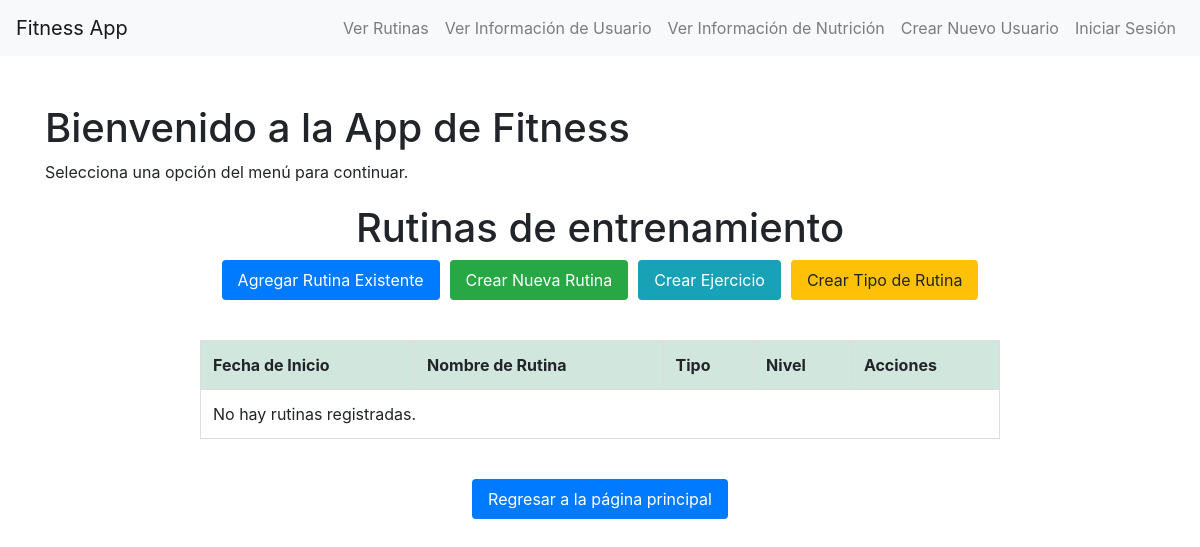
The app's page /rutinas/rutinas/, older data.
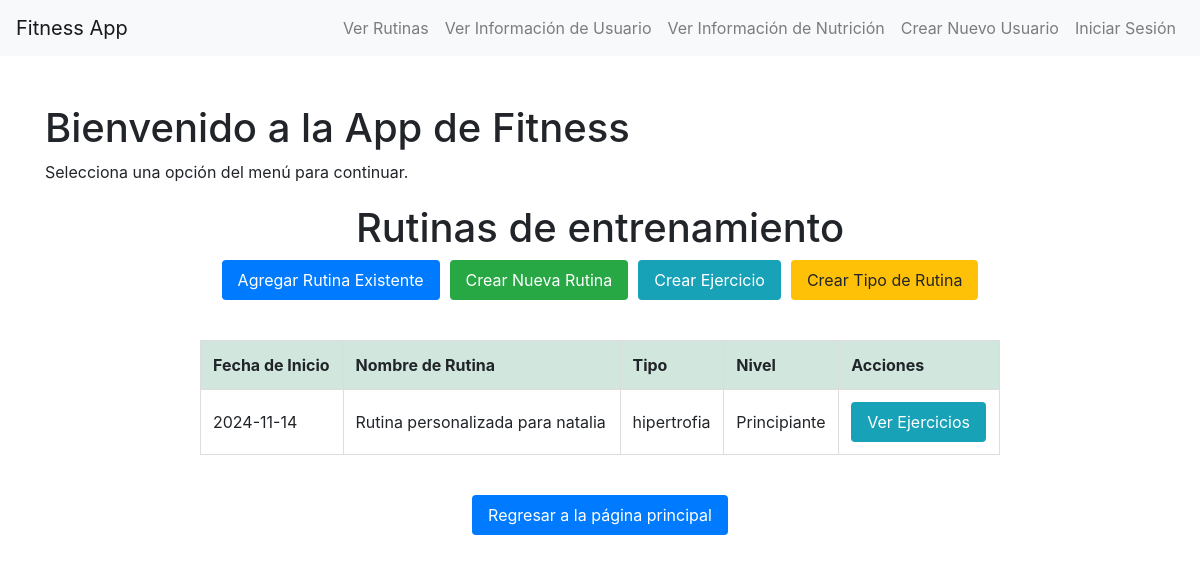
The same page, newer data.
### rutinas/models.py (models this page shows, shortened)
class Rutina(models.Model):
    NIVEL_CHOICES = [
        ('Principiante', 'Principiante'),
        ('Intermedio', 'Intermedio'),
        ('Avanzado', 'Avanzado')
    ]
    nombre = models.CharField(max_length=200, default="sin nombre")
    tipo = models.ForeignKey(TipoRutina, on_delete=models.CASCADE,
                           related_name='rutinas',
                           verbose_name="Tipo de Rutina",
                           default=1)
    descripcion = models.TextField()
    nivel = models.CharField(max_length=20, choices=NIVEL_CHOICES, default='Principiante')
    duracion_estimada = models.DurationField(help_text="Duración estimada de la rutina", default=0)
    calorias_estimadas = models.PositiveIntegerField(
        help_text="Calorías estimadas a quemar",
        null=True,
        blank=True
    )
    usuario_creador = models.ForeignKey(
        User,
        on_delete=models.CASCADE,
        related_name='rutinas_creadas',
        default="no se conoce"
    )
    fecha_creacion = models.DateTimeField(default=timezone.now)
    ultima_modificacion = models.DateTimeField(auto_now=True)
    activa = models.BooleanField(default=True)
    class Meta:
        verbose_name = "Rutina"
        verbose_name_plural = "Rutinas"
        ordering = ['-fecha_creacion']

class TipoRutina(models.Model):
    nombre_tipo = models.CharField(max_length=100)
    descripcion = models.TextField()
    created_at = models.DateTimeField(default=timezone.now)
    updated_at = models.DateTimeField(auto_now=True)
    class Meta:
        verbose_name = "Tipo de Rutina"
        verbose_name_plural = "Tipos de Rutinas"
        ordering = ['nombre_tipo']
    def __str__(self):
        return self.nombre_tipo

### rutinas/views.py (the view)
# urls.py: path('rutinas/', views.ver_rutinas, name='index'),  # Ruta para la vista principal de rutina path('agregar/', views.agregar_rutina, name='agregar_rutina'),
def ver_rutinas(request):
    rutinas = Rutina.objects.all()  # Obtén todas las rutinas de la base de datos
    return render(request, 'rutinas.html', {'rutinas': rutinas})

### rutinas/templates/rutinas.html (shortened to what this page needs)
{% extends 'index.html' %}
{% block content %}
<!DOCTYPE html>
<html>
<head>
</head>
<body>
    <div class="routine-container">
        <h1>Rutinas de entrenamiento</h1>
        <div class="action-buttons">
            <button class="btn btn-primary" onclick="showModal('addExistingRoutineModal')">Agregar Rutina Existente</button>
            <button class="btn btn-success" onclick="showModal('createRoutineModal')">Crear Nueva Rutina</button>
            <button class="btn btn-info" onclick="showModal('createExerciseModal')">Crear Ejercicio</button>
            <button class="btn btn-warning" onclick="showModal('createRoutineTypeModal')">Crear Tipo de Rutina</button>
        </div>
        <table>
            <thead>
                <tr>
                    <th>Fecha de Inicio</th>
                    <th>Nombre de Rutina</th>
                    <th>Tipo</th>
                    <th>Nivel</th>
                    <th>Acciones</th>
                </tr>
            </thead>
            <tbody>
                {% if rutinas %}
                    {% for rutina in rutinas %}
                    <tr>
                        <td>{{ rutina.fecha_creacion|date:"Y-m-d" }}</td>
                        <td>{{ rutina.nombre }}</td>
                        <td>{{ rutina.tipo }}</td>
                        <td>{{ rutina.nivel }}</td>
                        <td>
                            <button class="btn btn-info" onclick="verEjercicios({{ rutina.id }})">Ver Ejercicios</button>
                        </td>
                    </tr>
                    {% endfor %}
                {% else %}
                    <tr>
                        <td colspan="5" class="no-data">No hay rutinas registradas.</td>
                    </tr>
                {% endif %}
            </tbody>
        </table>
    </div>
    <a href="{% url 'index' %}" class="btn btn-primary" style="display: block; width: fit-content; margin: 20px auto;">
        Regresar a la página principal
    </a>
</body>
</html>
{% endblock %}

Row changes from the older to the newer data that the page shows:
added Rutina: fecha_creacion "2024-11-14", nombre "Rutina personalizada para natalia", tipo "hipertrofia", nivel "Principiante"
Text that changed along with them:
text no longer shown: "No hay rutinas registradas."
